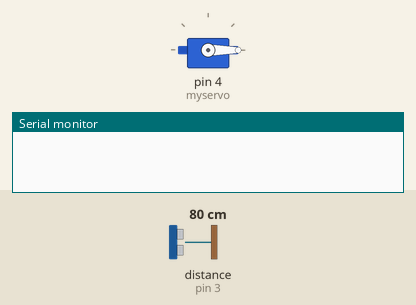
Bench run of a sketch on a simulated Arduino Uno, built with avr-gcc and run on an emulated ATmega328P. On the bench: servo, the last lines printed to the serial monitor. The test bench sets the inputs (shaded band); at power-on: distance to the obstacle (sensor on pin 3) 80 cm. The echo pulse lasts 58.3 µs per cm.

Above: at 1.2 s.
1.3 s: distance to the obstacle (sensor on pin 3) set to 33 cm
2.8 s: distance to the obstacle (sensor on pin 3) set to 28 cm
At 4.2 s:
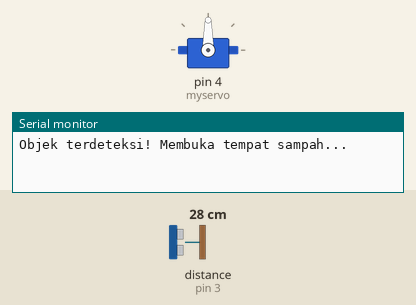
5.8 s: distance to the obstacle (sensor on pin 3) set to 35 cm
At 6.7 s:
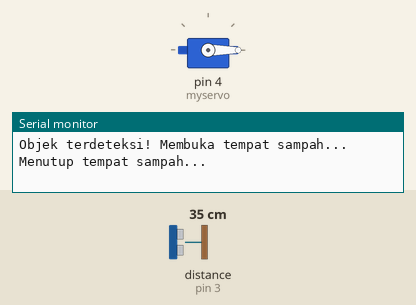
7.3 s: distance to the obstacle (sensor on pin 3) set to 2 cm
At 8.4 s:
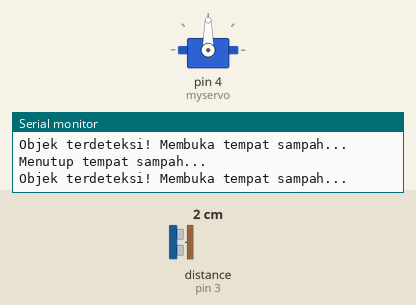
Timing chart, 0 to 11.3 s (numbered marks = the images above; inputs shaded):
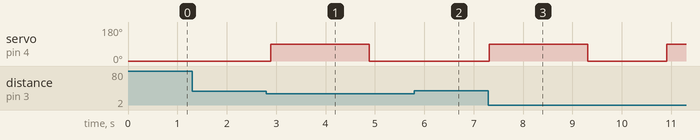

The sketch:

TempatSampahOtomatisRev1_ByVickyFirnansyah.ino
```cpp
// PROJECT TEMPAT SAMPAH OTOMATIS
// BY MUHAMMAD VICKY FIRNANSYAH
//https://github.com/VICKYFIRNANSYAH

#include <Servo.h>     // Library untuk mengontrol servo
#include <NewPing.h>   // Library untuk sensor ultrasonik

Servo myservo;

// Pin dan batas deteksi
#define TRIGGER_PIN 2
#define ECHO_PIN 3
#define MAX_DISTANCE 50  // Batasi deteksi maksimal hingga 50 cm

NewPing sonar(TRIGGER_PIN, ECHO_PIN, MAX_DISTANCE);

// Variabel sudut servo untuk memudahkan pengubahan
int sudut_terbuka = 90; // Sudut saat tempat sampah terbuka
int sudut_tertutup = 0; // Sudut saat tempat sampah tertutup

void setup() {
  myservo.attach(4);
  myservo.write(sudut_tertutup); // Pastikan servo dalam kondisi tertutup saat mulai
  Serial.begin(9600);
}

void loop() {
  int vic_jarak = sonar.ping_cm(); // Baca jarak dari sensor ultrasonik

  // Pastikan data jarak valid (>0)
  if (vic_jarak > 0 && vic_jarak <= 30) {  // Batasi jangkauan agar lebih efektif
    Serial.println("Objek terdeteksi! Membuka tempat sampah...");
    myservo.write(sudut_terbuka);   // Gunakan variabel sudut_terbuka
    delay(2000);                    // Tunggu 2 detik dalam kondisi terbuka
    myservo.write(sudut_tertutup);  // Gunakan variabel sudut_tertutup
    Serial.println("Menutup tempat sampah...");
    delay(1500);                    // Tunggu 1,5 detik sebelum memeriksa lagi
  } else {
    myservo.write(sudut_tertutup); // Tetap tutup jika tidak ada objek
  }

  delay(100); // Tambahkan delay untuk mengurangi polling sensor terlalu cepat
}
```

Measured:
- the behaviour switches between 31 and 30 cm on distance to the obstacle (sensor on pin 3) (found by bisection; images 0 and 1)
- after the input at 1.3 s, every drawn part: stays the same
- after the input at 2.8 s, servo on pin 4 (myservo): 0° → 90° after 0.09 s, → 0° 2.0 s later
- after the input at 5.8 s, servo on pin 4 (myservo): stays 0° (without the input it goes to 90° after 0.69 s)
- after the input at 7.3 s, servo on pin 4 (myservo): 0° → 90° at once, → 0° 2.0 s later, → 90° 1.6 s later
